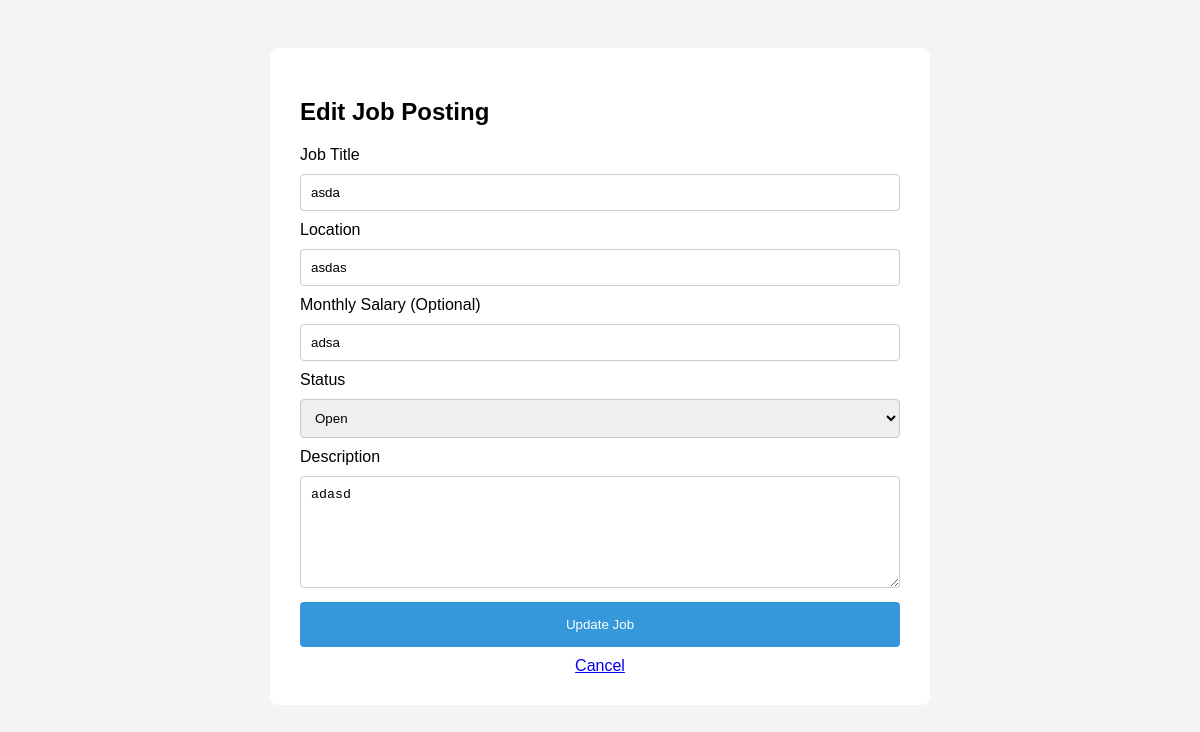
The app's page /edit_job.php?id=3 (signed in) with its own data.
### tables this page shows
CREATE TABLE `jobs` (
  `id` bigint UNSIGNED NOT NULL,
  `user_id` bigint UNSIGNED NOT NULL,
  `title` varchar(255) NOT NULL,
  `description` text NOT NULL,
  `location` varchar(255) NOT NULL,
  `salary` varchar(100) DEFAULT NULL,
  `job_type` enum('Full-time','Part-time','Remote','Contract') DEFAULT 'Full-time',
  `status` enum('Open','Closed') DEFAULT 'Open',
  `created_at` timestamp NULL DEFAULT CURRENT_TIMESTAMP,
  `updated_at` timestamp NULL DEFAULT NULL
);

### edit_job.php (the view, shortened to what this page needs)
<?php
include('config.php');
$job_id = mysqli_real_escape_string($conn, $_GET['id']);
$employer_id = $_SESSION['user_id'];
$result = $conn->query("SELECT * FROM jobs WHERE id = '$job_id' AND user_id = '$employer_id'");
$job = $result->fetch_assoc();
?>
<!DOCTYPE html>
<html>
<head>
</head>
<body>
<div class="form-container">
    <h2>Edit Job Posting</h2>
    <form method="POST">
        <label>Job Title</label>
        <input type="text" name="title" value="<?php echo $job['title']; ?>" required>
        <label>Location</label>
        <input type="text" name="location" value="<?php echo $job['location']; ?>" required>
      <label>Monthly Salary (Optional)</label>
    <input
        list="salary-options"
        name="salary"
        placeholder="e.g. RM 3,000 - RM 4,500"
         value="<?php echo htmlspecialchars($job['salary']); ?>"
    >
        <label>Status</label>
        <select name="status">
            <option value="Open" <?php if($job['status'] == 'Open') echo 'selected'; ?>>Open</option>
        </select>
        <label>Description</label>
        <textarea name="description" rows="6" required><?php echo $job['description']; ?></textarea>
        <button type="submit" class="btn-update">Update Job</button>
    </form>
    <a href="employer_dashboard.php" style="display:block; text-align:center; margin-top:10px;">Cancel</a>
</div>
</body>
</html>

### edit_job.php (style rules this page uses)
body { font-family: Arial, sans-serif; background: #f4f4f4; padding: 40px; }
.form-container { background: white; padding: 30px; border-radius: 8px; max-width: 600px; margin: auto; }
input, textarea, select { width: 100%; padding: 10px; margin: 10px 0; border: 1px solid #ccc; border-radius: 4px; box-sizing: border-box; }
.btn-update { background: #3498db; color: white; border: none; padding: 15px; width: 100%; cursor: pointer; border-radius: 4px; }

### records on screen
jobs: title "asda", location "asdas", salary "adsa", status "Open", description "adasd"
